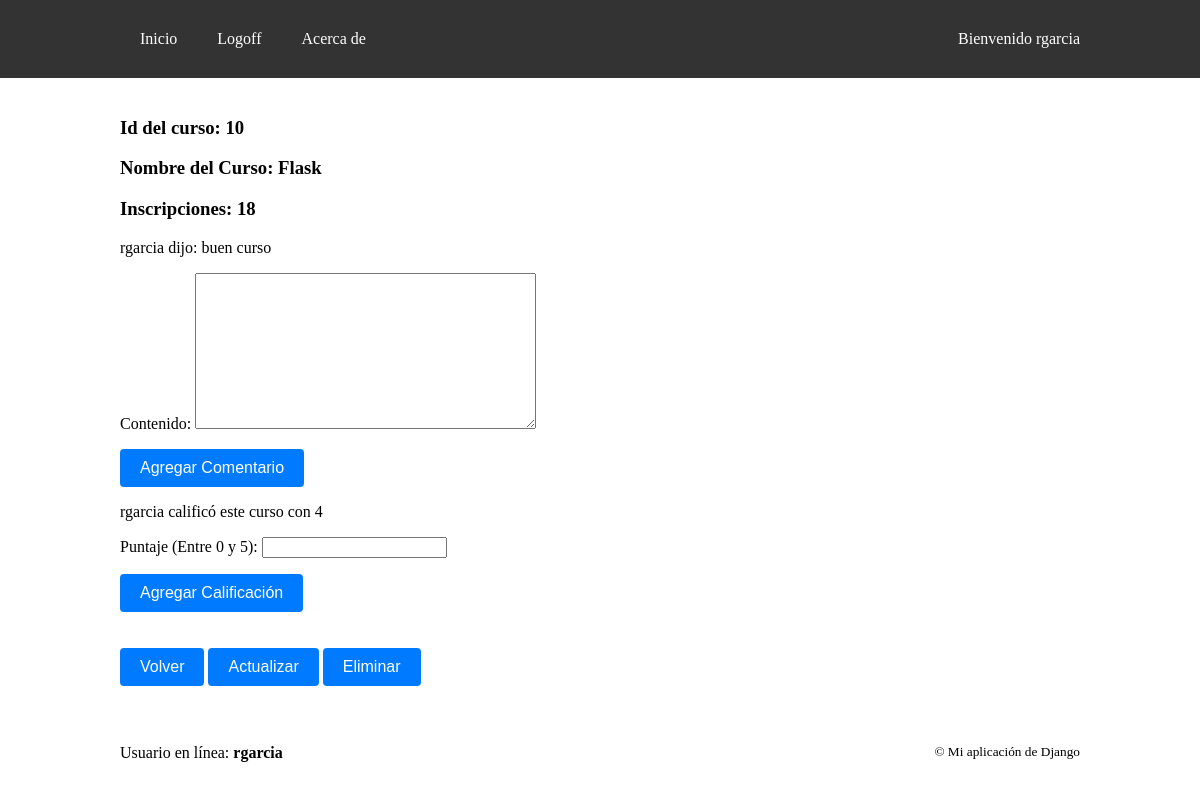
/myapp/curso/10 (signed in), run on the app's committed database.
### myapp/models.py (models this page shows)
class Curso(models.Model):
    TURNOS = (
            ("Mañana", "Mañana"),
            ("Tarde", "Tarde"),
            ("Noche", "Noche")
        )
    nombre = models.CharField(max_length=128)
    inscripciones = models.IntegerField()
    turno = models.CharField(max_length=128, choices=TURNOS, default=1)
    profesor = models.ForeignKey(Profesor, on_delete=models.SET_NULL, null=True, related_name="cursos")

class Comentario(models.Model):
    usuario = models.ForeignKey(User, on_delete=models.CASCADE)
    curso = models.ForeignKey(Curso, on_delete=models.CASCADE)
    contenido = models.TextField()
    fecha_publicacion = models.DateTimeField(auto_now_add=True)

class Calificacion(models.Model):
    usuario = models.ForeignKey(User, on_delete=models.CASCADE)
    curso = models.ForeignKey(Curso, on_delete=models.CASCADE)
    puntaje = models.IntegerField()

### myapp/views.py (the view)
# urls.py: path("curso/<int:pk>", views.curso, name="curso"),
def curso(request, pk):
    try:
        curso = Curso.objects.get(id=pk)
        comentarios = Comentario.objects.filter(curso=curso)
        calificaciones = Calificacion.objects.filter(curso=curso)
        comentario_form = ComentarioForm()
        calificacion_form = CalificacionForm()
    except Curso.DoesNotExist:
        raise Http404
    ctx = {
        "curso": curso,
        "comentarios": comentarios,
        "calificaciones": calificaciones,
        "comentario_form": comentario_form,
        "calificacion_form": calificacion_form
        }
    return render(request, "myapp/curso.html", ctx)

### myapp/forms.py (shortened to what this page needs)
class ComentarioForm(forms.ModelForm):
    class Meta:
        model = Comentario
        fields = ['contenido']

class CalificacionForm(forms.ModelForm):
    class Meta:
        model = Calificacion
        fields = ['puntaje']
        labels = {'puntaje': 'Puntaje (Entre 0 y 5)'}

### myapp/templates/myapp/curso.html (shortened to what this page needs)
{% extends "myapp/layout.html" %}
{% block content %}
<h3>Id del curso: {{ curso.id }}</h3>
<h3>Nombre del Curso: {{ curso.nombre }}</h3>
<h3>Inscripciones: {{ curso.inscripciones }}</h3>
{% for comentario in comentarios %}
    <p>{{ comentario.usuario.username }} dijo: {{ comentario.contenido }}</p>
{% empty %}
    <p>No hay comentarios para este curso</p>
{% endfor %}
<form method="post" action="{% url 'agregar_comentario' curso.id %}">
    {{ comentario_form.as_p }}
    <button type="submit">Agregar Comentario</button>
</form>
{% for calificacion in calificaciones %}
    <p>{{ calificacion.usuario.username }} calificó este curso con {{ calificacion.puntaje }}</p>
{% empty %}
    <p>No hay calificaciones para este curso</p>
{% endfor %}
<form method="post" action="{% url 'agregar_calificacion' curso.id %}">
    {{ calificacion_form.as_p }}
    <button type="submit">Agregar Calificación</button>
</form>
<br><br>
<a href="{% url 'cursos' %}"><button>Volver</button></a>
<a href="{% url 'actualizar_curso' curso.id %}"><button>Actualizar</button></a>
<a href="{% url 'eliminar_curso' curso.id %}"><button>Eliminar</button></a>
<br>
{% endblock %}

### myapp/templates/myapp/layout.html (shortened to what this page needs)
{% load static %}
<!DOCTYPE html>
<html lang="es">
<head>
    <link rel="stylesheet" type="text/css" href='{% static "myapp/styles.css" %}'>
</head>
<body>
    <nav>
        <div class="container">
            <a href="{% url 'cursos' %}">Inicio</a>
            {% if user.is_authenticated %}
                <a href="{% url 'logout' %}">Logoff</a>
            {% endif %}
            <a href="{% url 'acerca_de' %}">Acerca de</a>
            {% if user.is_authenticated %}
                <span>Bienvenido {{ user }}</span>
            {% else %}
                <span>Usuario no autenticado</span>
            {% endif %}
        </div>
    </nav>
    <main>
        <div class="container-noflex">
            {% block content %}
            {% endblock %}
        </div>
    </main>
    <footer>
        <br>
        <div class="container">
            {% if user.is_authenticated %}
                <div>Usuario en línea: <strong>{{ user }}</strong></div>
            {% else %}
                <div><strong>No hay ningún usuario conectado</strong></div>
            {% endif %}
            <small>&copy; Mi aplicación de Django</small>
        </div>
    </footer>
</body>
</html>

### myapp/static/myapp/styles.css (style rules this page uses)
body { margin: 0; padding: 0; }
nav { background-color: #333; color: white; padding: 10px 0; }
nav a { color: white; text-decoration: none; margin: 0 20px; }
nav span:last-child { margin-left: auto; }
.container { display: flex; justify-content: space-between; max-width: 960px; margin: 0 auto; padding: 20px; }
.container-noflex { max-width: 960px; margin: 0 auto; padding: 20px; }
button { background-color: #007bff; color: #fff; padding: 10px 20px; font-size: 16px; border: none; border-radius: 4px; cursor: pointer; }

### data on the page
Curso: id "10", nombre "Flask", inscripciones "18"
Comentario: usuario.username "rgarcia", contenido "buen curso"
Calificacion: usuario.username "rgarcia", puntaje "4"

### other printed values
{{ user }} "rgarcia"
